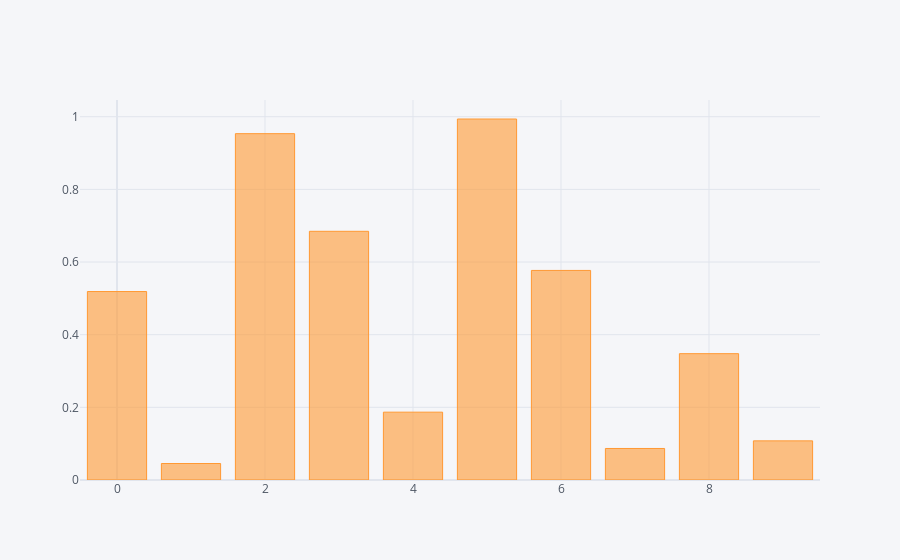

Notebook cell for this chart:
### Code cell
df['A'].iplot(kind = 'bar')

### Figure 1 — Plotly figure (JSON) as saved in the notebook; plotly's stock layout.template omitted (floating-point values rounded to 4 significant figures)
{"data": [{"marker": {"color": "rgba(255, 153, 51, 0.6)", "line": {"color": "rgba(255, 153, 51, 1.0)", "width": 1}}, "name": "A", "orientation": "v", "text": "", "type": "bar", "x": [0, 1, 2, 3, 4, 5, 6, 7, 8, 9], "y": [0.5188, 0.04539, 0.9534, 0.6846, 0.1867, 0.9937, 0.5769, 0.08679, 0.3477, 0.1077]}], "layout": {"legend": {"bgcolor": "#F5F6F9", "font": {"color": "#4D5663"}}, "paper_bgcolor": "#F5F6F9", "plot_bgcolor": "#F5F6F9", "title": {"font": {"color": "#4D5663"}}, "xaxis": {"gridcolor": "#E1E5ED", "showgrid": true, "tickfont": {"color": "#4D5663"}, "title": {"font": {"color": "#4D5663"}, "text": ""}, "zerolinecolor": "#E1E5ED"}, "yaxis": {"gridcolor": "#E1E5ED", "showgrid": true, "tickfont": {"color": "#4D5663"}, "title": {"font": {"color": "#4D5663"}, "text": ""}, "zerolinecolor": "#E1E5ED"}}}
